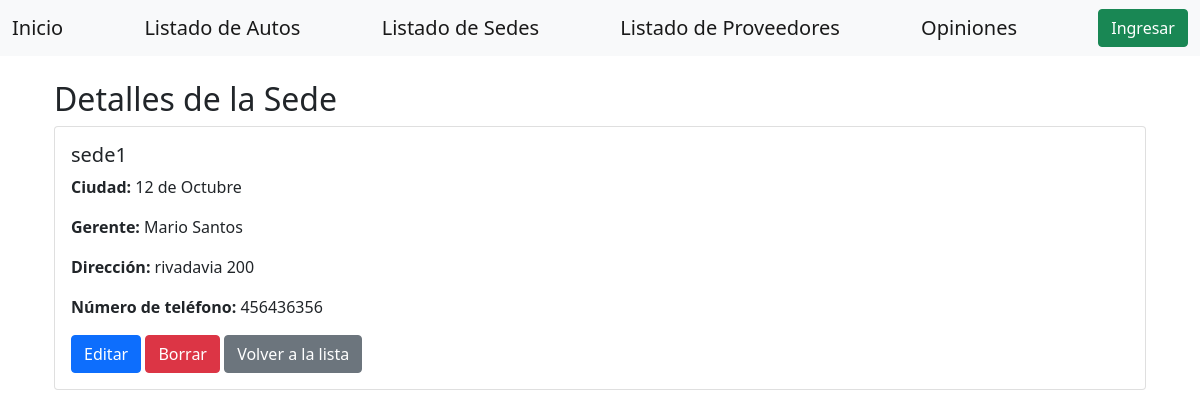
/concesionaria/sede/2/, run on the app's committed database.
### concesionaria/models.py (models this page shows, shortened)
class Sede(models.Model):
    nombre = models.CharField(max_length=200, verbose_name=_('nombre'))
    ciudad_id = models.ForeignKey('Ciudad', on_delete=models.CASCADE, verbose_name=_('ciudad'))
    gerente = models.CharField(max_length=100, verbose_name=_('gerente'))
    direccion = models.CharField(max_length=255, verbose_name=_('dirección'))
    telefono = models.CharField(max_length=20, verbose_name=_('teléfono'))

class Ciudad(models.Model):
    nombre = models.CharField(max_length=100, verbose_name=_('nombre'))
    provincia = models.ForeignKey(Provincia, on_delete=models.CASCADE, verbose_name=_('provincia'))

### concesionaria/views/sede_view.py (the view)
def sede_detail(request, id):
    updateLang(request)
    sede = repo.get_by_id(id=id)
    return render(
        request,
        'sedes/detail.html',
        {"sede":sede}
    )

### concesionaria/repositories/sede.py (called while the page is built)
    def get_by_id(self, id: int) -> Optional[Sede]:
        return Sede.objects.get(pk=id)

### concesionaria/views/sede_view.py (called while the page is built)
def updateLang(request):
     if not request.user.is_anonymous:
            profile = Profile.objects.get(user=request.user)
            lang = profile.language
            activate(lang)

### efiP1/context_processors/context_processors_profile.py (called while the page is built)
def profile(request):
    if not request.user.is_anonymous:
        profile = Profile.objects.get(user=request.user)
    else:
        profile=None
    return dict(
        profile=profile
    )

### concesionaria/templates/sedes/detail.html
{% extends "home/base.html" %}
{% load i18n %}
{% load i18n %}
{% block content %}
<div class="container mt-3">
    <h2>{% trans "Detalles de la Sede" %}</h2>
    <div class="card">
        <div class="card-body">
            <h5 class="card-title">{{ sede.nombre }}</h5>
            <p class="card-text"><strong>{% trans "Ciudad" %}:</strong> {{ sede.ciudad_id.nombre }}</p>
            <p class="card-text"><strong>{% trans "Gerente" %}:</strong> {{ sede.gerente }}</p>
            <p class="card-text"><strong>{% trans "Dirección" %}:</strong> {{ sede.direccion }}</p>
            <p class="card-text"><strong>{% trans "Número de teléfono" %}:</strong> {{ sede.telefono }}</p>
            <a href="{% url 'sede_update' sede.id%}" class="btn btn-primary">{% trans "Editar" %}</a>
            <a href="{% url 'sede_delete' sede.id%}" class="btn btn-danger">{% trans "Borrar" %}</a>
            <a href="{% url 'sede_list' %}" class="btn btn-secondary">{% trans "Volver a la lista" %}</a>
        </div>
    </div>
</div>
{% endblock %}

### data on the page
Sede: nombre "sede1", ciudad_id.nombre "12 de Octubre", gerente "Mario Santos", direccion "rivadavia 200", telefono "456436356"
